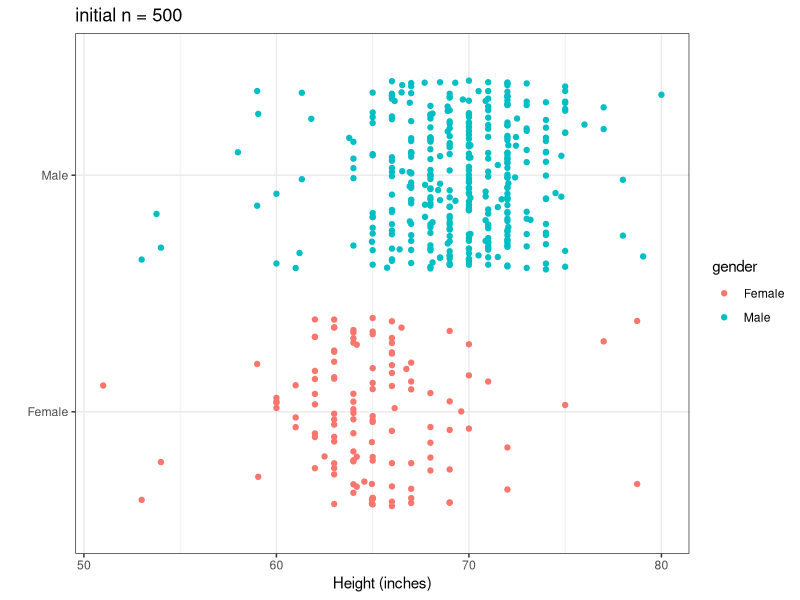
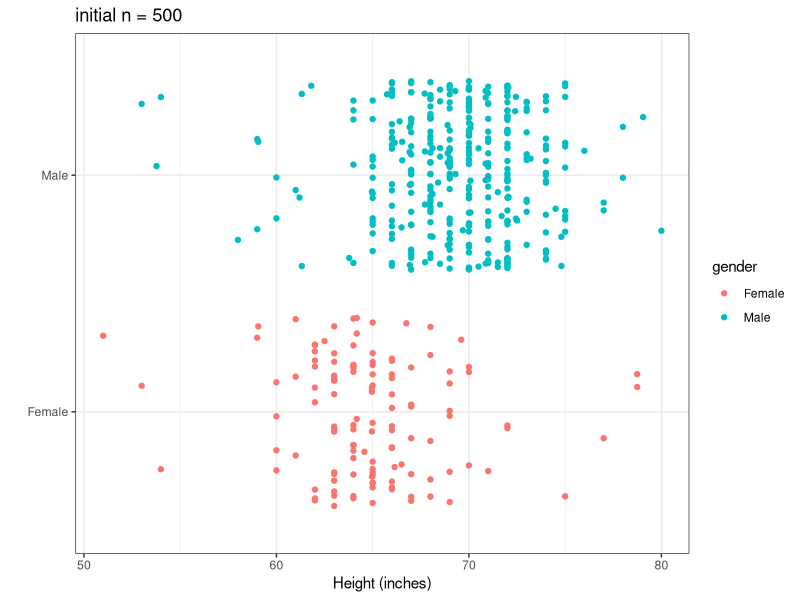

These charts were generated, in order, by the following R code:

library(tidyverse)
library(dslabs)

# From: Intro to Data Science
# by Rafael A. Irizarry
# http://rafalab.dfci.harvard.edu/dsbook-part-1/

### Section 17 String Processing ####

# In section 17.7, we deal with a dataset of self-reported heights collected from a sample of students:
heights %>% as_tibble() # cleaned version of the data
reported_heights %>% as_tibble() # the original survey data (pre-cleaning)
# note that the cleaned version has had some of the rows removed already
# the original survey data has the height info stored within strings
# different respondents (students) formatted/entered their height differently... we have heterogeneity in units, format/punctuation, as well as obvious errors etc 

# In this script, we'll use stringr functions to clean up reported_heights
# the desired output is numerical data on each student's height, in consistent measurement units (let's go w/ inches), with values we know are impossible replaced w/ NA

# This is a process... we'll do as well as we can!

# I'm going to build it up step-by-step, and use a github repo to demo the process...

reported_heights$height
# To start, let's build something that handles the diversity of cases we get in a small subset, say, the first 150 entries.
reported_heights$height[1:150]

# Can we describe some of the heterogeneity here?
# 1. whole (integer) numbers between XX-XX that can be assumed as human heights in inches. what XX-XX? 48-84 seems reasonable (4 feet - 7 feet)
# 2. whole (integer) numbers that are between 4-7, that we assume are heights given in feet
  # 2b. decimal numbers between 4-7, that we assume are `feet.inches`
  # 2c. numbers with an intervening space, and the first one is is an integter between 4-7, that we assume are `feet inches`
# 3. decimal numbers that are between 48-84, that we assume are given in inches
# 4. whole (integer) or decimal numbers that are between 120ish - 210ish, that we assume are heights in cm
# 5. really big numbers that we assume are errors
# 6. numbers with ' separator that can be converted to feet and inches
  # 6b. numbers with , separator that can be converted to feet and inches
# ...

n_samp <- 500

output_df <- reported_heights[1:n_samp,] %>% 
  mutate(height = str_replace(height, '\'', '\' ')) %>% 
  mutate(height = str_replace(height, '  ', ' ')) %>% # let's get spaces as separators
  pull(height) %>% 
  str_split_fixed(., pattern = ' ', n = Inf) %>% # then carve at the spaces
  data.frame() %>% 
  mutate(part_1_num = as.numeric(str_remove_all(X1, pattern = '[^0-9.]'))) %>% 
  mutate(part_2_num = as.numeric(str_remove_all(X2, pattern = '[^0-9.]'))) %>% 
  rename('part_1' = X1, 'part_2' = X2) %>% 
  mutate(height_inches = case_when(
    part_1_num > 48 & part_1_num < 84 ~ part_1_num,
    part_1_num > 120 & part_1_num < 210 ~ part_1_num / 2.54,
    part_1_num > 4 & part_1_num < 7 ~ part_1_num * 12,
    part_1_num >= 1.2 & part_1_num <= 2 ~ part_1_num * 100 / 2.54, # let's assume a v. small number is m
    TRUE ~ NA
  )) %>% 
  mutate(height_inches = ifelse(part_2 != '' & part_2_num <= 12, height_inches + part_2_num, height_inches)) %>% 
  mutate(decimal_as_inches = part_1_num > 4 & part_1_num < 7 & (as.character((part_1_num - floor(part_1_num))) %in% as.character(seq(0.1, 0.9, by = 0.1)))) %>% # note the ambiguity, is 5.3s a 5'3"? I will assume as much.
  # this is clunky due to floating point
  mutate(height_inches = ifelse(decimal_as_inches == T, floor(part_1_num) * 12 + 10 * (part_1_num %% floor(part_1_num)), height_inches)) %>% # extra step for the decimal_as_inches format
  mutate(orig = reported_heights[1:n_samp, 'height']) %>% 
  mutate(gender = reported_heights[1:n_samp, 'sex']) %>% 
  select(gender, orig, height_inches)
  
# inspect the output to see if it makese sense
# let's list some cases that need to be handled still:
# row 40 is feet.inches (pretty common format I think)... DONE

# let's take a look at the distribution for the first 150 after cleaning, then expand up to more rows...

(mytitle <- str_c('initial n = ', nrow(output_df), sep = ''))
myplot <- output_df %>% 
  ggplot() + theme_bw() +
  geom_jitter(aes(x = height_inches, y = gender, color = gender), width = 0, height = 0.4) +
  labs(x = 'Height (inches)', y = '') +
  ggtitle(mytitle)
myplot
ggsave(filename = 'cleaned_heights.pdf', plot = myplot, width = 6, height = 4, units = 'in')
# some extreme values... let's continue...

output_df %>% filter(height_inches < 50)
reported_heights %>% filter(height == '0.7') # I have to assume an error

output_df %>% as_tibble() %>% select(height_inches, orig) %>% print(n = Inf) # scan for other cases

# row 66 is oddball/uncommon might actually be 5'11"
# row 187 oddball '5 feet and 8.11 inches' not handled
# row 311 is oddball (in words)
# row 194 5.25 might *actually* be 5 and 1/4 feet 
# row 231, 242, 292 similarly values like 5.5 may not be 5'5", but rather 5'6"
# *** row 288 '6,8' is not 68, but rather I think it's 6'8"
# and also row 357 '5,4' should be 64 not 54
# and also row 466 '5,8' should be 68 not 58
# we assume people don't give their fractional height in feet if the fraction is something harder to intuit, like 10ths or 5ths. but they might give their fractional height in feet if it's x.25, x.5, x.75...
# row 320 '5.1' should be 61, why is it 61.2 ??
# rows 332, 492, '5.11' should be 71, not 61.3
# row 372 '6.1' should be 73, not 73.2
# row 363 that person might be 7 foot and that could be real... let's change to >= to be a just bit more permissive for the extreme heights
# similarly, row 376 214 might be real for cm height (just over 7 feet)
# row 448 "2'33" is nonsense/shouldn't be handled (should be NA I think)
